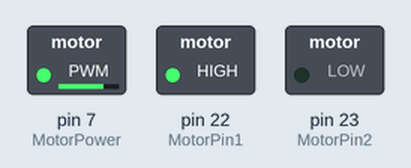
Simulated run of this sketch. Board: Arduino Mega 2560, built with avr-gcc and run on an emulated ATmega2560. Parts: switched loads named in the sketch (green lamp = pin HIGH).

Above: at 0.1 s.
Timing chart, 0 to 1.6 s (numbered marks = the images above):
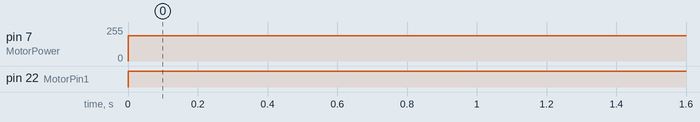

The sketch:

motor.ino
```cpp
int MotorPin1 = 22;
int MotorPin2 = 23;
// FOR Speed
int MotorPower = 7;

void setup() {
  // put your setup code here, to run once:
  pinMode(MotorPin1,OUTPUT);
  pinMode(MotorPin2, OUTPUT);
  pinMode(MotorPower, OUTPUT);
}

void loop() {
  // put your main code here, to run repeatedly:
  int SPEED = 190;

  digitalWrite(MotorPin1,HIGH);
  digitalWrite(MotorPin2,LOW);
  analogWrite(MotorPower,SPEED);
  delay(200);

}

 
```

Measured:
- by itself, pin 7 (MotorPower): 0/255 → 190/255 at 0.00 s
- by itself, pin 22 (MotorPin1): LOW → HIGH at 0.00 s
